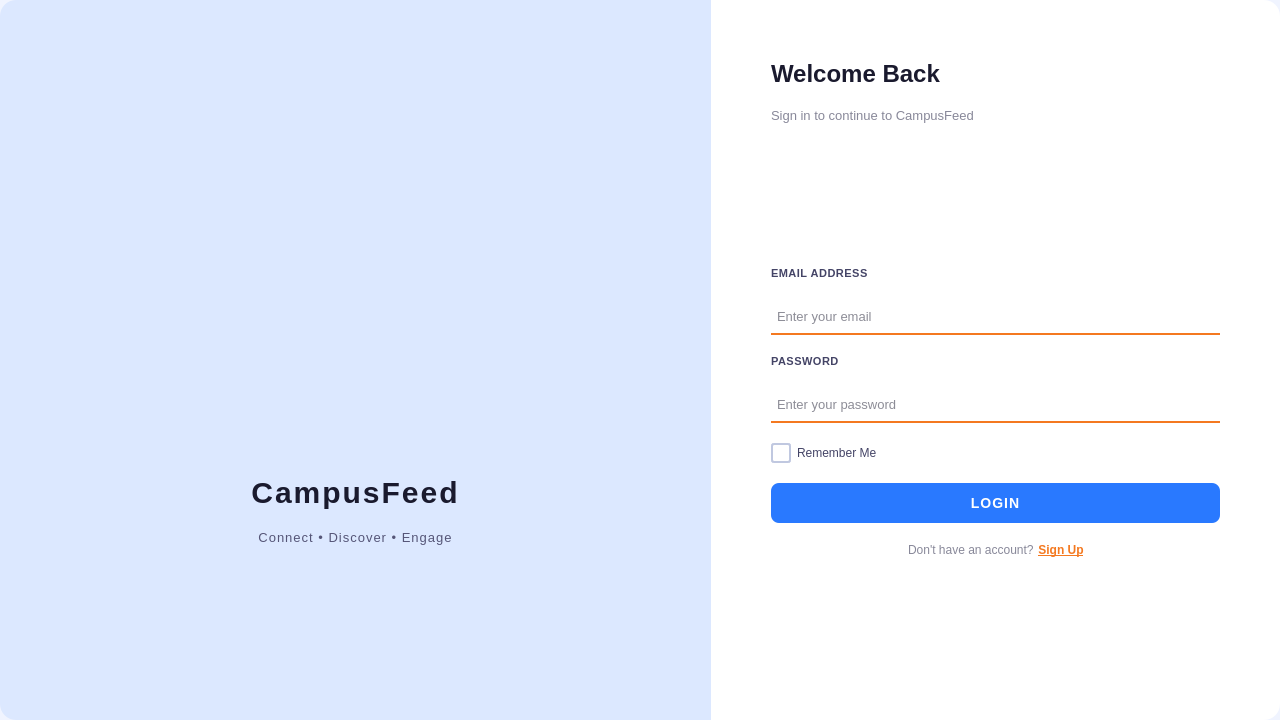
<?xml version="1.0" encoding="UTF-8"?>
<ui version="4.0">
 <class>LoginPage</class>
 <widget class="QWidget" name="LoginPage">
  <property name="geometry">
   <rect>
    <x>0</x>
    <y>0</y>
    <width>1280</width>
    <height>720</height>
   </rect>
  </property>
  <property name="sizePolicy">
   <sizepolicy hsizetype="Expanding" vsizetype="Expanding">
    <horstretch>0</horstretch>
    <verstretch>0</verstretch>
   </sizepolicy>
  </property>
  <property name="minimumSize">
   <size>
    <width>0</width>
    <height>0</height>
   </size>
  </property>
  <property name="windowTitle">
   <string>CampusFeed - Sign In</string>
  </property>
  <property name="styleSheet">
   <string notr="true">
#LoginPage {
    background-color: #f0f4ff;
    font-family: &quot;Segoe UI&quot;, Arial, sans-serif;
}

/* ── Left illustration panel ── */
#leftFrame {
    background-color: #dce8ff;
    border-top-left-radius: 16px;
    border-bottom-left-radius: 16px;
}
#illustrationLabel {
    color: #7a90b8;
    font-size: 14px;
    font-style: italic;
}
#logoLabel {
    font-size: 30px;
    font-weight: bold;
    color: #1a1a2e;
    letter-spacing: 2px;
}
#taglineLabel {
    font-size: 13px;
    color: #555577;
    letter-spacing: 1px;
}

/* ── Right card panel ── */
#rightFrame {
    background-color: #ffffff;
    border-top-right-radius: 16px;
    border-bottom-right-radius: 16px;
}

#welcomeLabel {
    font-size: 24px;
    font-weight: bold;
    color: #1a1a2e;
}
#subtitleLabel {
    font-size: 13px;
    color: #888899;
}

/* ── Field labels ── */
#emailLabel, #passwordLabel {
    font-size: 11px;
    font-weight: bold;
    color: #444466;
    letter-spacing: 0.5px;
}

/* ── Line edits ── */
QLineEdit {
    border: none;
    border-bottom: 2px solid #f47920;
    border-radius: 0px;
    padding: 8px 4px;
    font-size: 13px;
    color: #1a1a2e;
    background: transparent;
}
QLineEdit:focus {
    border-bottom: 2px solid #1565c0;
}

/* ── Remember Me checkbox ── */
#rememberCheckBox {
    font-size: 12px;
    color: #444466;
    spacing: 6px;
}
#rememberCheckBox::indicator {
    width: 16px;
    height: 16px;
    border: 2px solid #c0c8e0;
    border-radius: 3px;
    background: white;
}
#rememberCheckBox::indicator:checked {
    background-color: #f47920;
    border-color: #f47920;
}

/* ── Login button ── */
#loginButton {
    background-color: #2979ff;
    color: white;
    font-size: 14px;
    font-weight: bold;
    border: none;
    border-radius: 8px;
    padding: 12px;
    letter-spacing: 1px;
}
#loginButton:hover {
    background-color: #1565c0;
}
#loginButton:pressed {
    background-color: #0d47a1;
}

/* ── Sign-up row ── */
#signupPromptLabel {
    font-size: 12px;
    color: #888899;
}
#signupButton {
    font-size: 12px;
    font-weight: bold;
    color: #f47920;
    background: transparent;
    border: none;
    padding: 0px;
    text-decoration: underline;
}
#signupButton:hover {
    color: #e65100;
}
   </string>
  </property>
  <layout class="QHBoxLayout" name="horizontalLayout" stretch="5,4">
   <property name="spacing">
    <number>0</number>
   </property>
   <property name="leftMargin">
    <number>0</number>
   </property>
   <property name="topMargin">
    <number>0</number>
   </property>
   <property name="rightMargin">
    <number>0</number>
   </property>
   <property name="bottomMargin">
    <number>0</number>
   </property>
   <item>
    <widget class="QFrame" name="leftFrame">
     <property name="frameShape">
      <enum>QFrame::Shape::StyledPanel</enum>
     </property>
     <layout class="QVBoxLayout" name="leftVerticalLayout">
      <property name="spacing">
       <number>20</number>
      </property>
      <item>
       <spacer name="leftTopSpacer">
        <property name="orientation">
         <enum>Qt::Orientation::Vertical</enum>
        </property>
        <property name="sizeHint" stdset="0">
         <size>
          <width>20</width>
          <height>40</height>
         </size>
        </property>
       </spacer>
      </item>
      <item alignment="Qt::AlignmentFlag::AlignHCenter">
       <widget class="QLabel" name="illustrationLabel">
        <property name="minimumSize">
         <size>
          <width>280</width>
          <height>280</height>
         </size>
        </property>
        <property name="text">
         <string/>
        </property>
        <property name="pixmap">
         <pixmap resource="resources.qrc">:/Assets/images/1.png</pixmap>
        </property>
        <property name="scaledContents">
         <bool>true</bool>
        </property>
        <property name="alignment">
         <set>Qt::AlignmentFlag::AlignCenter</set>
        </property>
        <property name="wordWrap">
         <bool>true</bool>
        </property>
       </widget>
      </item>
      <item alignment="Qt::AlignmentFlag::AlignHCenter">
       <widget class="QLabel" name="logoLabel">
        <property name="text">
         <string>CampusFeed</string>
        </property>
        <property name="alignment">
         <set>Qt::AlignmentFlag::AlignCenter</set>
        </property>
       </widget>
      </item>
      <item alignment="Qt::AlignmentFlag::AlignHCenter">
       <widget class="QLabel" name="taglineLabel">
        <property name="text">
         <string>Connect • Discover • Engage</string>
        </property>
        <property name="alignment">
         <set>Qt::AlignmentFlag::AlignCenter</set>
        </property>
       </widget>
      </item>
      <item>
       <spacer name="leftBottomSpacer">
        <property name="orientation">
         <enum>Qt::Orientation::Vertical</enum>
        </property>
        <property name="sizeHint" stdset="0">
         <size>
          <width>20</width>
          <height>40</height>
         </size>
        </property>
       </spacer>
      </item>
     </layout>
    </widget>
   </item>
   <item>
    <widget class="QFrame" name="rightFrame">
     <property name="frameShape">
      <enum>QFrame::Shape::StyledPanel</enum>
     </property>
     <layout class="QVBoxLayout" name="rightVerticalLayout">
      <property name="spacing">
       <number>20</number>
      </property>
      <property name="leftMargin">
       <number>60</number>
      </property>
      <property name="topMargin">
       <number>60</number>
      </property>
      <property name="rightMargin">
       <number>60</number>
      </property>
      <property name="bottomMargin">
       <number>40</number>
      </property>
      <item>
       <widget class="QLabel" name="welcomeLabel">
        <property name="text">
         <string>Welcome Back</string>
        </property>
       </widget>
      </item>
      <item>
       <widget class="QLabel" name="subtitleLabel">
        <property name="text">
         <string>Sign in to continue to CampusFeed</string>
        </property>
       </widget>
      </item>
      <item>
       <spacer name="afterSubtitleSpacer">
        <property name="orientation">
         <enum>Qt::Orientation::Vertical</enum>
        </property>
        <property name="sizeHint" stdset="0">
         <size>
          <width>20</width>
          <height>10</height>
         </size>
        </property>
       </spacer>
      </item>
      <item>
       <widget class="QLabel" name="emailLabel">
        <property name="text">
         <string>EMAIL ADDRESS</string>
        </property>
       </widget>
      </item>
      <item>
       <widget class="QLineEdit" name="emailEdit">
        <property name="placeholderText">
         <string>Enter your email</string>
        </property>
       </widget>
      </item>
      <item>
       <widget class="QLabel" name="passwordLabel">
        <property name="text">
         <string>PASSWORD</string>
        </property>
       </widget>
      </item>
      <item>
       <widget class="QLineEdit" name="passwordEdit">
        <property name="echoMode">
         <enum>QLineEdit::EchoMode::Password</enum>
        </property>
        <property name="placeholderText">
         <string>Enter your password</string>
        </property>
       </widget>
      </item>
      <item>
       <widget class="QCheckBox" name="rememberCheckBox">
        <property name="text">
         <string>Remember Me</string>
        </property>
       </widget>
      </item>
      <item>
       <widget class="QPushButton" name="loginButton">
        <property name="cursor">
         <cursorShape>PointingHandCursor</cursorShape>
        </property>
        <property name="text">
         <string>LOGIN</string>
        </property>
       </widget>
      </item>
      <item>
       <layout class="QHBoxLayout" name="signupLayout">
        <property name="spacing">
         <number>4</number>
        </property>
        <item>
         <spacer name="signupLeftSpacer">
          <property name="orientation">
           <enum>Qt::Orientation::Horizontal</enum>
          </property>
          <property name="sizeType">
           <enum>QSizePolicy::Policy::Expanding</enum>
          </property>
          <property name="sizeHint" stdset="0">
           <size>
            <width>0</width>
            <height>0</height>
           </size>
          </property>
         </spacer>
        </item>
        <item>
         <widget class="QLabel" name="signupPromptLabel">
          <property name="text">
           <string>Don't have an account?</string>
          </property>
         </widget>
        </item>
        <item>
         <widget class="QPushButton" name="signupButton">
          <property name="cursor">
           <cursorShape>PointingHandCursor</cursorShape>
          </property>
          <property name="text">
           <string>Sign Up</string>
          </property>
          <property name="flat">
           <bool>true</bool>
          </property>
         </widget>
        </item>
        <item>
         <spacer name="signupRightSpacer">
          <property name="orientation">
           <enum>Qt::Orientation::Horizontal</enum>
          </property>
          <property name="sizeType">
           <enum>QSizePolicy::Policy::Expanding</enum>
          </property>
          <property name="sizeHint" stdset="0">
           <size>
            <width>0</width>
            <height>0</height>
           </size>
          </property>
         </spacer>
        </item>
       </layout>
      </item>
      <item>
       <spacer name="rightBottomSpacer">
        <property name="orientation">
         <enum>Qt::Orientation::Vertical</enum>
        </property>
        <property name="sizeHint" stdset="0">
         <size>
          <width>20</width>
          <height>40</height>
         </size>
        </property>
       </spacer>
      </item>
     </layout>
    </widget>
   </item>
  </layout>
 </widget>
 <tabstops>
  <tabstop>emailEdit</tabstop>
  <tabstop>passwordEdit</tabstop>
  <tabstop>rememberCheckBox</tabstop>
  <tabstop>loginButton</tabstop>
  <tabstop>signupButton</tabstop>
 </tabstops>
 <resources/>
 <connections/>
</ui>
